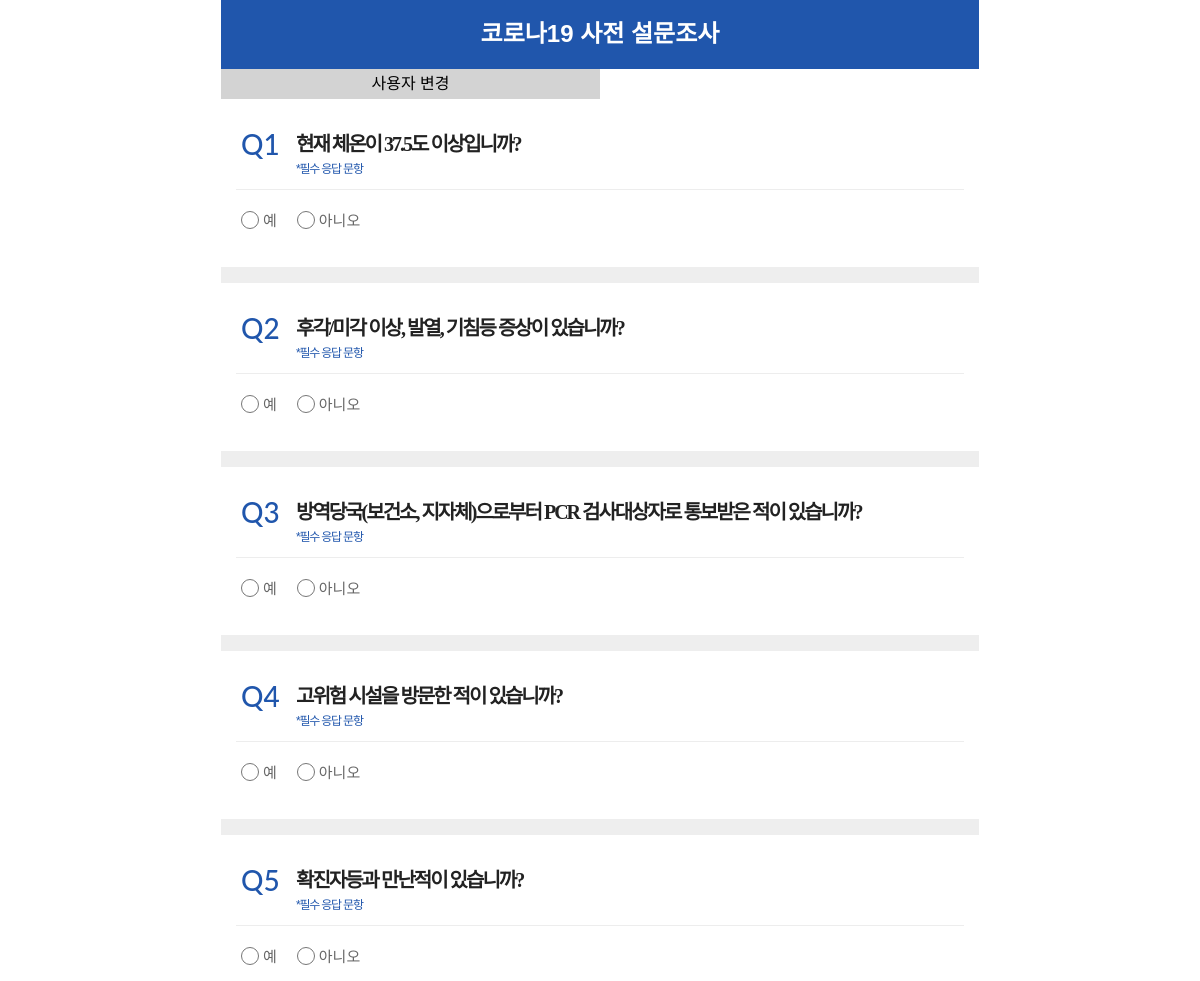
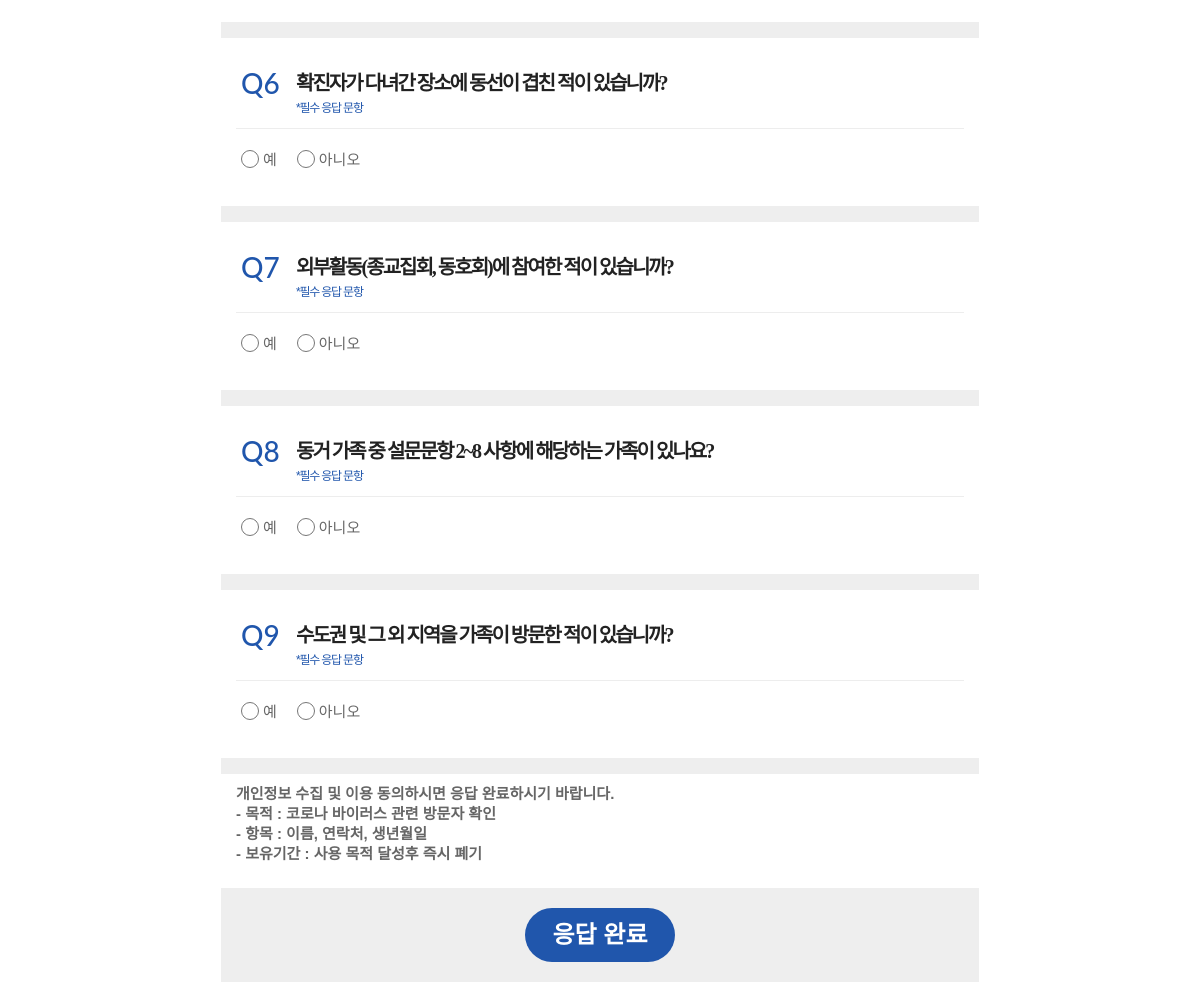
Page /home (signed in) on the committed database (2 pictures, top to bottom).
### polls/models.py (models this page shows, shortened)
class 질문지(models.Model):
    부대명 = models.CharField(max_length=200)
    Q1 = models.CharField(max_length=200)
    Q2 = models.CharField(max_length=200)
    Q3 = models.CharField(max_length=200)
    Q4 = models.CharField(max_length=200)
    Q5 = models.CharField(max_length=200)
    Q6 = models.CharField(max_length=200)
    Q7 = models.CharField(max_length=200)
    Q8 = models.CharField(max_length=200)
    Q9 = models.CharField(max_length=200)
    Q10 = models.CharField(max_length=200)
    def get_all_qs(self):
        return [self.Q1,self.Q2,self.Q3,self.Q4,self.Q5,self.Q6,self.Q7,self.Q8,self.Q9]

### polls/views.py (the view)
# urls.py: 2. Add a URL to urlpatterns:  path('', views.home, name='home')
def home(request):
    if request.method == "POST":                            # receive data to POST method
        q1 = request.POST.get("username",'None')            # save q1 to "username" recieved by POST. if "username" doesn't exist, then save None.
        q2 = request.POST.get("password",'None')
        all_key_dict = {}                                   #dict of all user's infomation
        for i in 제8기동사단.objects.all().order_by('name'):
            all_key_dict[i.number] = i.password             # save all_key_dict that key is usercode, that value is username
        if all_key_dict.get(int(q1),'NONE')=='NONE':
            return login_re2(request)
        if all_key_dict[int(q1)] == q2:
            request.session['userid'] = q1                      # save q1 in session named 'userid'
            x= {'usercode':q1}                                  # make dict for usercode
            lst = 질문지.objects.filter(부대명 = "정보통신대대")[0]           #user code 범위 지정해서 유저마다 질문지 바꿔줘야함
            idx = 0
            result = []
            for q in lst.get_all_qs():
                idx+=1
                name = "quest_" + str(idx+1)
                result.append({'idx': idx, 'Q':q, 'name':name, 'id1':name+"_1",'id0':name+"_0"})
            x['results'] = result
            return render(request,'polls/home.html',x)              # render home.html (polls window)
        else:
            return login_re(request)
    else:
        print("rrr")
        x={}
        lst = 질문지.objects.filter(부대명 = "정보통신대대")[0]           #user code 범위 지정해서 유저마다 질문지 바꿔줘야함
        idx = 0
        result = []
        for q in lst.get_all_qs():
            idx+=1
            name = "quest_" + str(idx+1)
            result.append({'idx': idx, 'Q':q, 'name':name, 'id1':name+"_1",'id0':name+"_0"})
        x['results'] = result
        print(result)
        x['usercode']=request.session['userid']           # if session exist already, then nake dict for usercode
        return render(request,'polls/home.html',x)              # render home.html (polls window)

### polls/templates/polls/home.html (shortened to what this page needs)
{%load static%}
<!DOCTYPE html>
<html><head><meta http-equiv="Content-Type" content="text/html; charset=UTF-8">
    <link href="{% static 'css/bootstrap.min.css'%}" rel="stylesheet">
    <link rel="stylesheet" href="{% static 'css/common.css'%}">
</head>
<body oncontextmenu="return false" onselectstart="return false"><div id="loading" style="display: none;"></div>
	<div id="wrap" class="container">
<link href="{% static 'css/datepicker.css' %}" rel="stylesheet">
<div id="header"><div class="title">코로나19 사전 설문조사</div></div>
<div>
	<button style="background-color:lightgray; border: none; color: black ; width: 50%;height: 30px;"><a href="logout" style="width: 100%;">사용자 변경</a></button>
</div>
<div id="questView"><input type="hidden" name="csrfmiddlewaretoken" value="lYh6IULK41BHoFiK6GBdlQn3U5PAyRxq9FSEeAsuO3vWB1ai3AsICy9ArOUGtjSr">
	<form  action="finish" name="form" id="form" method="post">
	<div class="survey_list">
		{%for result in results%}
		<div class="survey_sb_list page1" id="quest_main0_2" style="" optional="false">
			<div class="quest">
				<div class="q">Q{{result.idx}}</div>
				<div class="cntn">
					<pre>{{result.Q}}</pre>
					<p class="required">*필수 응답 문항</p>
				</div>
			</div>
			<div class="answer-area clearfix">
			<div class="answer choice choice-9">
				<div class="q">
					<input type="radio" name="{{result.name}}" id="{{result.id0}}" value="1"  questinfo="" required = "required">
				</div>
				<div class="cntn">
					<label for="{{result.id0}}" style="white-space: nowrap;">
							예
					</label>
				</div>
			</div>
			<div class="answer choice choice-9">
				<div class="q">
					<input type="radio" name="{{result.name}}" id="{{result.id1}}" value="2" questinfo="" required = "required">
				</div>
				<div class="cntn">
					<label for="{{result.id1}}" style="white-space: nowrap;">
							아니오
					</label>
				</div>
			</div>
			</div>
		</div>
{%endfor%}
		<div class="survey_ex_list page1" style="">
			<div class="guide"><p>개인정보 수집 및 이용 동의하시면 응답 완료하시기 바랍니다.<br>- 목적 : 코로나 바이러스 관련 방문자 확인<br>- 항목 : 이름, 연락처, 생년월일<br>- 보유기간 : 사용 목적 달성후 즉시 폐기</p><p><br></p><p><br></p></div>
		</div>
	</div>
</div>
<div class="footer">
	<div class="container">
		<div class="clearfix">
			<div>
			<input type="submit" value="응답 완료" id="btnSave" class="btn-next" style="">
			</div>
		</div>
	</div>
</div>
</body></html>

### polls/static/css/common.css (style rules this page uses)
* { margin:0; padding:0; }
body { width: 100%; margin: 0 auto; min-width: 320px; color: #666; min-height: 100%; font-family:"Noto Sans KR", "맑은 고딕", "Malgun Gothic", "돋움", "돋움체", dotum, sans-serif; font-size:16px; -webkit-text-size-adjust:none; -moz-text-size-adjust:none; -ms-text-size-adjust:none; margin-bottom: 78px; }
html { overflow:auto; min-height: 100%; position: relative; }
a { color:#000000; text-decoration:none; cursor:pointer; }
label { cursor:pointer; }
p { margin: 0px; }
pre { word-break:break-all; white-space: pre-line; }
body, td, div, input, textarea { text-decoration:none; line-height:20px; }
.container { width: 100%; max-width: 768px; padding: 0px; }
input[type="radio"] { width:18px; height:18px; vertical-align:-4px !important; margin:0px !important; padding:0px !important; }
#header { background-color:#2056AC; width:100%; margin-bottom: 0px; position: -webkit-sticky; position:sticky; top:0; left:0;z-index:999; }
#header .title { text-align:center; padding:20px 10px; color: #fff; font-weight: 700; font-size: 24px; line-height: 1.2em; }
.footer { position: absolute; bottom: 0; right: 0; width: 100%; clear:both; margin-top:0px; color:#2750AC; font-size: 18px; text-align:center; font-weight: 700; }
.footer .container .clearfix { background-color: #eeeeee; padding: 20px 0px; }
.footer .container .clearfix > div { text-align:center; min-width: 50%; }
.footer .btn-next { text-align:center; color:#fff; font-weight: 700; font-size: 24px; background-color: #2056ac; border-radius: 30px; width:150px; height:54px; border: none; outline: none; }
.survey_ex_list .guide { padding: 10px 15px 0px 15px; font-weight: 600; color: #666; font-size: 15px; line-height: 20px; border: none; word-wrap: break-word; margin:0px; }
.survey_list { position:relative; margin:0; padding:0; }
.survey_list label { margin: 0px; font-weight: 500; font-size: 15px; }
.survey_sb_list { padding: 30px 15px; border-bottom: 16px solid #eeeeee; }
.survey_sb_list .quest { position: relative; padding-bottom: 10px; border-bottom: 1px solid #ededed; margin-bottom: 15px; }
.survey_sb_list .quest .q { font-family:"Lato", "Noto Sans KR", "맑은 고딕", "Malgun Gothic", "돋움", "돋움체", dotum, sans-serif; position: absolute; font-weight: 500; width:auto; color: #2155AD; font-size: 24px; line-height: 24px; padding:0px 5px; }
.survey_sb_list .quest .cntn { margin-left:50px; }
.survey_sb_list .quest .cntn > pre, .survey_sb_list .quest .add_cntn > pre { border: none; font-size: 18px; word-wrap: break-word; margin:0px; padding:0px; line-height: 26px; background-color: transparent; font-weight: 700; font-family: "Noto Sans KR", "맑은 고딕", "Malgun Gothic", "돋움", "돋움체", dotum; letter-spacing: -0.1em; color: #222; overflow:hidden; white-space: normal !important; }
.survey_sb_list .quest .required { color: #2056ac; font-size: 12px; margin: 0px; font-weight: 500; letter-spacing: -0.1em; }
.survey_sb_list .answer { position: relative; }
.survey_sb_list .choice { float:left; width: 100%; margin: 5px 0px; padding: 0px; margin-left: 5px; }
.survey_sb_list .answer .q { position:absolute; top: 0px; }
.survey_sb_list .answer .cntn { margin-left: 22px; line-height: 22px; }
@media (min-width: 640px) { .survey_sb_list .choice { width: 100%; } }
@media (min-width: 640px) { .survey_sb_list .quest .q { font-size: 28px; line-height: 30px; } }
@media (min-width: 640px) { .survey_sb_list .quest .cntn { margin-left:60px; } }
@media (min-width: 640px) { .survey_sb_list .quest .cntn > pre, .survey_sb_list .quest .add_cntn > pre { font-size: 20px; line-height: 30px; } }
@media (min-width: 768px) { .container { width: 100%; max-width: 768px; padding: 0px 5px; } }
@media (min-width: 768px) { .survey_sb_list .choice { width: 100%; } }
@media (min-width: 768px) { .survey_sb_list .quest .q { font-size: 28px; line-height: 30px; } }
@media (min-width: 768px) { .survey_sb_list .quest .cntn { margin-left:60px; } }
@media (min-width: 768px) { .survey_sb_list .quest .cntn > pre, .survey_sb_list .quest .add_cntn > pre { font-size: 20px; line-height: 30px; } }
.survey_sb_list .choice-9 { float:left; width: auto; padding: 0px; padding-right: 15px; }

### polls/templates/polls/home.html (style rules this page uses)
#header { background-color: #2056ac; }
.footer .btn-next { background-color: #2056ac; }
.survey_sb_list .quest .required { color: #2056ac; }
.survey_sb_list .quest .q { color: #2056ac; }

### rows in the picture
질문지: Q "현재 체온이 37.5도 이상입니까?" "후각/미각 이상, 발열, 기침등 증상이 있습니까?" "방역당국(보건소, 지자체)으로부터 PCR 검사대상자로 통보받은 적이 있습니까?" "고위험 시설을 방문한 적이 있습니까?" "확진자등과 만난적이 있습니까?" "확진자가 다녀간 장소에 동선이 겹친 적이 있습니까?" "외부활동(종교집회, 동호회)에 참여한 적이 있습니까?" "동거 가족 중 설문문항 2~8 사항에 해당하는 가족이 있나요?" "수도권 및 그 외 지역을 가족이 방문한 적이 있습니까?"

### other values in the picture
{{ result.idx }} "1" "2" "3" "4" "5" "6" "7" "8" "9"
